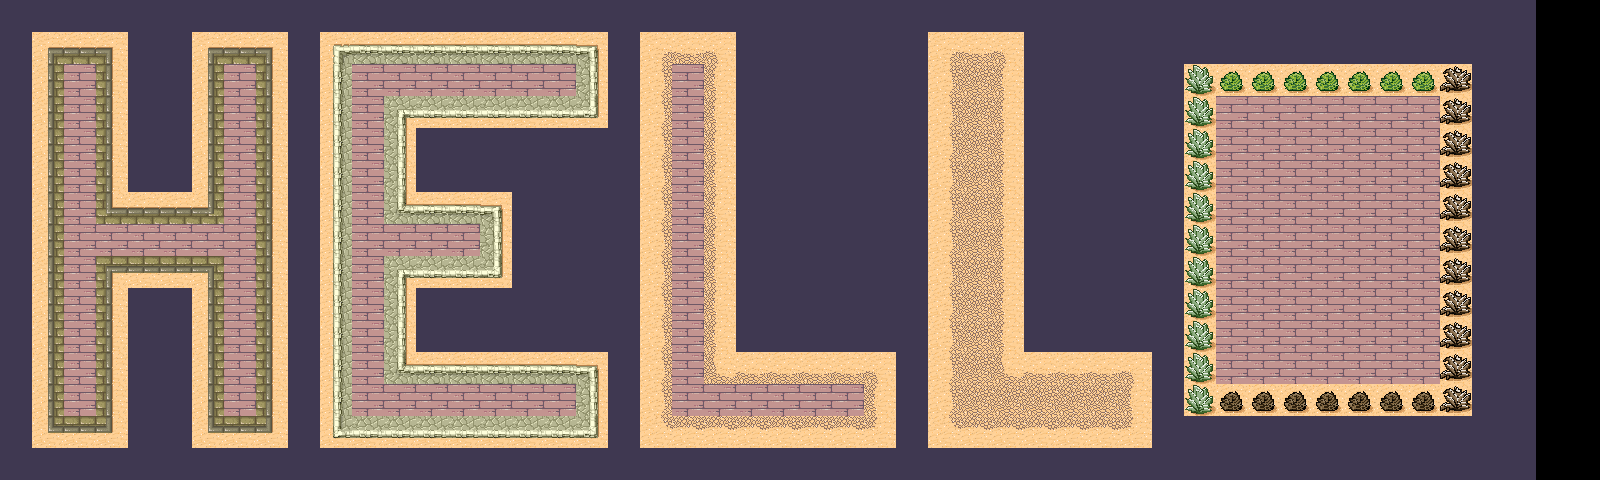

This is a level from a 2D game, rendered from its Tiled map with the project's own tilesets. A one-line summary and the map file follow, with tile-layer data summarised:
An orthogonal 50x15 tile map with 32x32 px tiles, 1 tile layer (Capa de Patrones 1), 2 tilesets.

<map version="1.4" tiledversion="1.4.2" orientation="orthogonal" renderorder="right-down" width="50" height="15" tilewidth="32" tileheight="32" infinite="0" nextlayerid="2" nextobjectid="1">
 <tileset firstgid="1" name="Desert" tilewidth="32" tileheight="32" spacing="1" margin="1" tilecount="48" columns="8">
  <image source="tmw_desert_spacing.png" width="265" height="199" />
  <terraintypes>
   <terrain name="Bricks" tile="9" />
   <terrain name="Rocks" tile="33" />
   <terrain name="Dirt" tile="14" />
   <terrain name="Desert" tile="29" />
  </terraintypes>
  <tile id="0" terrain="3,3,3,0" />
  <tile id="1" terrain="3,3,0,0" />
  <tile id="2" terrain="3,3,0,3" />
  <tile id="3" terrain="2,2,2,3" />
  <tile id="4" terrain="2,2,3,2" />
  <tile id="5" terrain="3,3,3,2" />
  <tile id="6" terrain="3,3,2,2" />
  <tile id="7" terrain="3,3,2,3" />
  <tile id="8" terrain="3,0,3,0" />
  <tile id="9" terrain="0,0,0,0" />
  <tile id="10" terrain="0,3,0,3" />
  <tile id="11" terrain="2,3,2,2" />
  <tile id="12" terrain="3,2,2,2" />
  <tile id="13" terrain="3,2,3,2" />
  <tile id="14" terrain="2,2,2,2" />
  <tile id="15" terrain="2,3,2,3" />
  <tile id="16" terrain="3,0,3,3" />
  <tile id="17" terrain="0,0,3,3" />
  <tile id="18" terrain="0,3,3,3" />
  <tile id="19" terrain="0,0,0,3" />
  <tile id="20" terrain="0,0,3,0" />
  <tile id="21" terrain="3,2,3,3" />
  <tile id="22" terrain="2,2,3,3" />
  <tile id="23" terrain="2,3,3,3" />
  <tile id="24" terrain="3,3,3,1" />
  <tile id="25" terrain="3,3,1,1" />
  <tile id="26" terrain="3,3,1,3" />
  <tile id="27" terrain="0,3,0,0" />
  <tile id="28" terrain="3,0,0,0" />
  <tile id="29" terrain="3,3,3,3" />
  <tile id="32" terrain="3,1,3,1" />
  <tile id="33" terrain="1,1,1,1" />
  <tile id="34" terrain="1,3,1,3" />
  <tile id="35" terrain="1,1,1,3" />
  <tile id="36" terrain="1,1,3,1" />
  <tile id="40" terrain="3,1,3,3" />
  <tile id="41" terrain="1,1,3,3" />
  <tile id="42" terrain="1,3,3,3" />
  <tile id="43" terrain="1,3,1,1" />
  <tile id="44" terrain="3,1,1,1" />
 </tileset>
 <tileset firstgid="49" name="Terrain (32x32)" tilewidth="32" tileheight="32" tilecount="247" columns="19">
  <image source="Terrain (32x32).png" width="608" height="416" />
 </tileset>
 <layer id="1" name="Capa de Patrones 1" width="50" height="15">
  <data>[750 cells, 720 non-empty, 38 distinct tile ids]</data>
 </layer>
</map>
